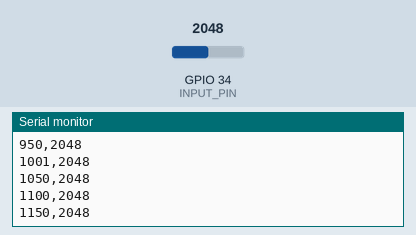
Simulated run of this sketch. Board: ESP32. Parts: the last lines printed to the serial monitor. The inputs (shaded band) are chosen by the test bench; at power-on: GPIO 34 (INPUT_PIN) = 2048.

Above: at 1.2 s.
1.3 s: GPIO 34 (INPUT_PIN) set to 2866
At 1.32 s:
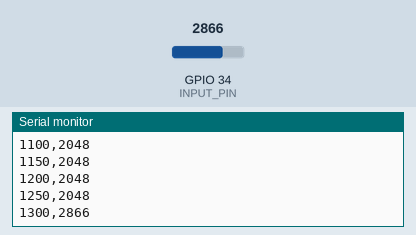
2.8 s: GPIO 34 (INPUT_PIN) set to 3603
At 2.82 s:
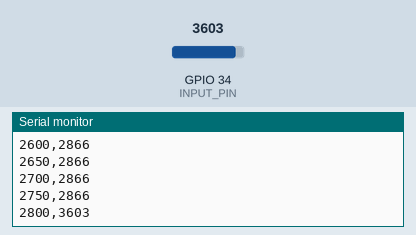
Timing chart, 0 to 5.8 s (numbered marks = the images above; inputs shaded):
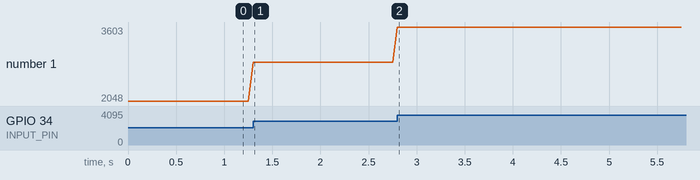

Measured:
- after the input at 1.3 s, the serial monitor: prints a new line at once (image 1)
- plotted number 1: 2048 → 2866 after the input at 1.3 s

The sketch:

ESP32_Test.ino
```cpp
// Fixed Sampling - BioAmp EXG Pill (ESP32 3.3V Version)
// https://github.com/upsidedownlabs/BioAmp-EXG-Pill

// Samples per second
#define SAMPLE_RATE 20

// Set the same baud rate on your Serial Monitor/Plotter
#define BAUD_RATE 115200

// ESP32 ADC1 Pin (GPIO 34, 35, 36/VP, or 39/VN)
#define INPUT_PIN 34

void setup() {
  // Initialize serial communication
  Serial.begin(BAUD_RATE);

  // Optional: Set ADC to 10-bit resolution (0-1023) to match Arduino UNO range.
  // Uncomment the line below if required by your visualization software:
  // analogReadResolution(10);
}

void loop() {
  // Calculate elapsed time
  static unsigned long past = 0;
  unsigned long present = micros();
  unsigned long interval = present - past;
  past = present;

  // Run timer
  static long timer = 0;
  timer -= interval;

  // Sample
  if (timer < 0) {
    timer += 1000000 / SAMPLE_RATE;
    int sensor_value = analogRead(INPUT_PIN);
    Serial.print(millis()); // Print time (ms)
    Serial.print(",");      // Comma separator
    Serial.println(sensor_value);
  }
}
```
